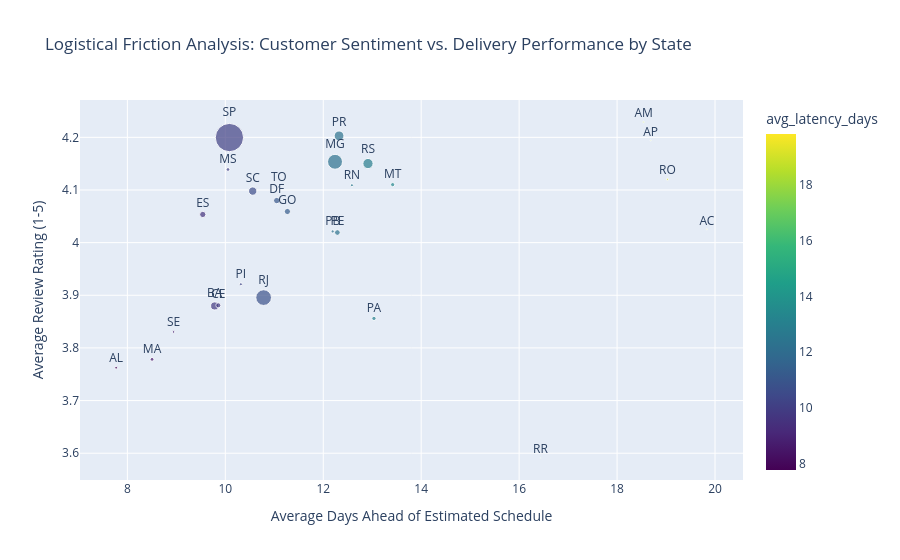

Notebook code for this chart:
### Code cell
#  Build a spatial scatter map tracking localized friction points
fig = px.scatter(
    geo_latency,
    x="avg_latency_days",
    y="avg_review_score",
    size="total_orders",
    color="avg_latency_days",
    text="customer_state",
    color_continuous_scale=px.colors.sequential.Viridis,
    title="Logistical Friction Analysis: Customer Sentiment vs. Delivery Performance by State"
)

fig.update_traces(textposition='top center')
fig.update_layout(xaxis_title="Average Days Ahead of Estimated Schedule", yaxis_title="Average Review Rating (1-5)")
fig.show()

### Figure 1 — Plotly figure (JSON) as saved in the notebook; plotly's stock layout.template omitted (floating-point values rounded to 4 significant figures)
{"data": [{"hovertemplate": "avg_latency_days=%{marker.color}<br>avg_review_score=%{y}<br>total_orders=%{marker.size}<br>customer_state=%{text}<extra></extra>", "legendgroup": "", "marker": {"color": [19.83, 7.771, 18.54, 18.69, 9.782, 9.858, 11.05, 9.54, 11.27, 8.504, 12.24, 10.05, 13.42, 13.04, 12.19, 12.29, 10.32, 12.32, 10.78, 12.59, 19.03, 16.44, 12.91, 10.56, 8.943, 10.08, 11.09], "coloraxis": "coloraxis", "size": [79, 407, 146, 68, 3313, 1312, 2094, 2008, 1958, 729, 11371, 700, 891, 951, 523, 1630, 486, 4927, 12567, 476, 242, 44, 5348, 3551, 343, 40789, 275], "sizemode": "area", "sizeref": 102.0, "symbol": "circle"}, "mode": "markers+text", "name": "", "orientation": "v", "showlegend": false, "text": ["AC", "AL", "AM", "AP", "BA", "CE", "DF", "ES", "GO", "MA", "MG", "MS", "MT", "PA", "PB", "PE", "PI", "PR", "RJ", "RN", "RO", "RR", "RS", "SC", "SE", "SP", "TO"], "textposition": "top center", "type": "scatter", "x": [19.83, 7.771, 18.54, 18.69, 9.782, 9.858, 11.05, 9.54, 11.27, 8.504, 12.24, 10.05, 13.42, 13.04, 12.19, 12.29, 10.32, 12.32, 10.78, 12.59, 19.03, 16.44, 12.91, 10.56, 8.943, 10.08, 11.09], "xaxis": "x", "y": [4.025, 3.762, 4.229, 4.194, 3.88, 3.881, 4.08, 4.054, 4.059, 3.778, 4.154, 4.139, 4.11, 3.856, 4.021, 4.019, 3.921, 4.203, 3.896, 4.109, 4.12, 3.591, 4.15, 4.098, 3.83, 4.2, 4.106], "yaxis": "y"}], "layout": {"coloraxis": {"colorbar": {"title": {"text": "avg_latency_days"}}, "colorscale": [[0, "#440154"], [0.1111, "#482878"], [0.2222, "#3e4989"], [0.3333, "#31688e"], [0.4444, "#26828e"], [0.5556, "#1f9e89"], [0.6667, "#35b779"], [0.7778, "#6ece58"], [0.8889, "#b5de2b"], [1, "#fde725"]]}, "legend": {"itemsizing": "constant", "tracegroupgap": 0}, "title": {"text": "Logistical Friction Analysis: Customer Sentiment vs. Delivery Performance by State"}, "xaxis": {"anchor": "y", "domain": [0, 1], "title": {"text": "Average Days Ahead of Estimated Schedule"}}, "yaxis": {"anchor": "x", "domain": [0, 1], "title": {"text": "Average Review Rating (1-5)"}}}}
